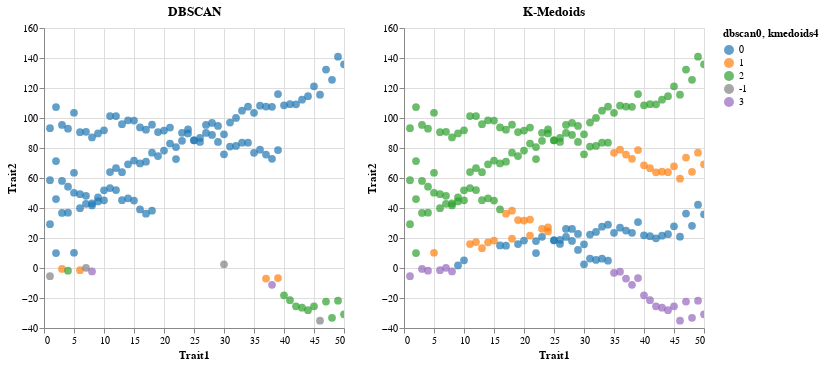

The code cell stored with this chart in its notebook:
### Code cell
(dbscan_new | kmedoi_new)

### Figure 1 — Vega-Lite specification as saved in the notebook (floating-point values rounded to 4 significant figures; data arrays with more than 128 entries replaced by an {"elided": "..."} marker saying what was removed)
{"config": {"view": {"continuousWidth": 300, "continuousHeight": 300}}, "hconcat": [{"mark": {"type": "circle", "size": 60}, "encoding": {"color": {"field": "dbscan0", "scale": {"domain": [0.0, 1.0, 2.0, -1.0, 3.0], "range": ["#1f77b4", "#ff7f0e", "#2ca02c", "#808080", "#9467bd"]}, "type": "nominal"}, "tooltip": [{"field": "dbscan0", "type": "quantitative"}, {"field": "kmedoids4", "type": "quantitative"}], "x": {"field": "Trait1", "type": "quantitative"}, "y": {"field": "Trait2", "type": "quantitative"}}, "name": "view_25", "title": "DBSCAN"}, {"mark": {"type": "circle", "size": 60}, "encoding": {"color": {"field": "kmedoids4", "scale": {"domain": [0.0, 1.0, 2.0, -1.0, 3.0], "range": ["#1f77b4", "#ff7f0e", "#2ca02c", "#808080", "#9467bd"]}, "type": "nominal"}, "tooltip": [{"field": "dbscan0", "type": "quantitative"}, {"field": "kmedoids4", "type": "quantitative"}], "x": {"field": "Trait1", "type": "quantitative"}, "y": {"field": "Trait2", "type": "quantitative"}}, "name": "view_26", "title": "K-Medoids"}], "data": {"name": "data-ca396f239589f3528f9998edb433e058"}, "params": [{"name": "param_22", "select": {"type": "interval", "encodings": ["x", "y"]}, "bind": "scales", "views": ["view_25"]}, {"name": "param_23", "select": {"type": "interval", "encodings": ["x", "y"]}, "bind": "scales", "views": ["view_26"]}], "$schema": "https://vega.github.io/schema/vega-lite/v5.16.3.json", "datasets": {"data-ca396f239589f3528f9998edb433e058": {"elided": "200 records"}}}
